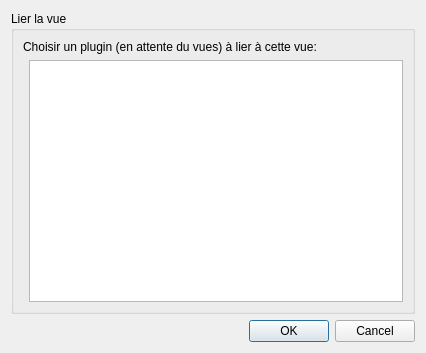
<?xml version="1.0" encoding="UTF-8"?>
<ui version="4.0">
 <class>LVDialog</class>
 <widget class="QDialog" name="LVDialog">
  <property name="geometry">
   <rect>
    <x>0</x>
    <y>0</y>
    <width>426</width>
    <height>353</height>
   </rect>
  </property>
  <property name="windowTitle">
   <string>Dialog</string>
  </property>
  <layout class="QVBoxLayout" name="verticalLayout">
   <item>
    <widget class="QGroupBox" name="groupBox">
     <property name="title">
      <string>Lier la vue</string>
     </property>
     <layout class="QFormLayout" name="formLayout">
      <item row="0" column="0" colspan="2">
       <widget class="QLabel" name="label">
        <property name="text">
         <string>Choisir un plugin (en attente du vues) à lier à cette vue:</string>
        </property>
       </widget>
      </item>
      <item row="1" column="1">
       <layout class="QHBoxLayout" name="horizontalLayout">
        <item>
         <widget class="QListWidget" name="listWidget">
          <property name="sizePolicy">
           <sizepolicy hsizetype="Expanding" vsizetype="Expanding">
            <horstretch>0</horstretch>
            <verstretch>0</verstretch>
           </sizepolicy>
          </property>
         </widget>
        </item>
       </layout>
      </item>
     </layout>
    </widget>
   </item>
   <item>
    <widget class="QDialogButtonBox" name="buttonBox">
     <property name="orientation">
      <enum>Qt::Horizontal</enum>
     </property>
     <property name="standardButtons">
      <set>QDialogButtonBox::Cancel|QDialogButtonBox::Ok</set>
     </property>
    </widget>
   </item>
  </layout>
 </widget>
 <resources/>
 <connections>
  <connection>
   <sender>buttonBox</sender>
   <signal>accepted()</signal>
   <receiver>LVDialog</receiver>
   <slot>accept()</slot>
   <hints>
    <hint type="sourcelabel">
     <x>248</x>
     <y>254</y>
    </hint>
    <hint type="destinationlabel">
     <x>157</x>
     <y>274</y>
    </hint>
   </hints>
  </connection>
  <connection>
   <sender>buttonBox</sender>
   <signal>rejected()</signal>
   <receiver>LVDialog</receiver>
   <slot>reject()</slot>
   <hints>
    <hint type="sourcelabel">
     <x>316</x>
     <y>260</y>
    </hint>
    <hint type="destinationlabel">
     <x>286</x>
     <y>274</y>
    </hint>
   </hints>
  </connection>
 </connections>
</ui>
